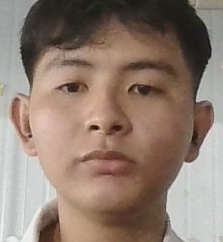
#> input picture database_pdt/System.db-x-face_images-1-face_data.jpg, 223 x 242 px, given in place of the camera
$ python pdt_QR.py   (older library calls are emulated)
#> lines starting #> are read from the running program, lines starting #| are printed output that depends on the picture; after the words box and inside, x2 and y2 are one past the last pixel; in counts of white or black regions, pixels touching at a corner belong together
### database_pdt/database.py
import sqlite3
from pathlib import Path

import cv2
import numpy as np

DB_PATH = Path(__file__).resolve().parent / "System.db"


def connect() -> sqlite3.Connection:
    conn = sqlite3.connect(DB_PATH, timeout=10)
    conn.row_factory = sqlite3.Row
    conn.execute("PRAGMA foreign_keys = ON")
    return conn


def sql_name(name: str) -> str:
    return '"' + name.replace('"', '""') + '"'


def table_columns(conn: sqlite3.Connection, table: str) -> set[str]:
    rows = conn.execute(f"PRAGMA table_info({sql_name(table)})").fetchall()
    return {row["name"] for row in rows}


# [30 lines left out: functions unique_legacy_table, create_face_images_table, not called in this run]


def ensure_face_images_schema(conn: sqlite3.Connection) -> None:
    columns = table_columns(conn, "face_images")
    required = {"student_id", "front_image", "left_image", "right_image"}
    if not columns or required.issubset(columns):
        return

    legacy_table = unique_legacy_table(conn, "face_images_legacy")
    conn.execute(
        f"ALTER TABLE {sql_name('face_images')} RENAME TO {sql_name(legacy_table)}"
    )
    create_face_images_table(conn)

    if {"person_id", "face_data"}.issubset(columns):
        legacy = sql_name(legacy_table)
        conn.execute(
            f"""
            INSERT OR IGNORE INTO profiles(student_id, full_name)
            SELECT UPPER(TRIM(person_id)), UPPER(TRIM(person_id))
            FROM {legacy}
            WHERE person_id IS NOT NULL
              AND TRIM(person_id) != ''
            """
        )
        conn.execute(
            f"""
            INSERT OR IGNORE INTO face_images(
                student_id, front_image, left_image, right_image,
                source, updated_at, created_at
            )
            SELECT
                UPPER(TRIM(person_id)),
                face_data,
                COALESCE(face_data_left, face_data),
                COALESCE(face_data_right, face_data),
                'legacy',
                COALESCE(updated_at, datetime('now', 'localtime')),
                COALESCE(created_at, datetime('now', 'localtime'))
            FROM {legacy}
            WHERE person_id IS NOT NULL
              AND TRIM(person_id) != ''
              AND face_data IS NOT NULL
            """
        )
        conn.execute(
            f"""
            INSERT OR IGNORE INTO processed_faces(
                student_id, front_processed, left_processed, right_processed,
                processing_status
            )
            SELECT
                UPPER(TRIM(person_id)),
                face_data,
                COALESCE(face_data_left, face_data),
                COALESCE(face_data_right, face_data),
                'legacy'
            FROM {legacy}
            WHERE person_id IS NOT NULL
              AND TRIM(person_id) != ''
              AND face_data IS NOT NULL
            """
        )


def init_database() -> None:
    with connect() as conn:
        conn.executescript(
            """
            CREATE TABLE IF NOT EXISTS profiles (
                student_id TEXT PRIMARY KEY,
                full_name TEXT NOT NULL,
                dob TEXT DEFAULT '',
                faculty TEXT DEFAULT '',
                email TEXT DEFAULT '',
                registered_at TEXT DEFAULT '',
                updated_at TEXT DEFAULT (datetime('now', 'localtime')),
                created_at TEXT DEFAULT (datetime('now', 'localtime'))
            );

            CREATE TABLE IF NOT EXISTS face_images (
                student_id TEXT PRIMARY KEY,
                front_image BLOB NOT NULL,
                left_image BLOB NOT NULL,
                right_image BLOB NOT NULL,
                source TEXT NOT NULL DEFAULT 'camera',
                updated_at TEXT DEFAULT (datetime('now', 'localtime')),
                created_at TEXT DEFAULT (datetime('now', 'localtime')),
                FOREIGN KEY(student_id) REFERENCES profiles(student_id) ON DELETE CASCADE
            );

            CREATE TABLE IF NOT EXISTS processed_faces (
                student_id TEXT PRIMARY KEY,
                front_processed BLOB NOT NULL,
                left_processed BLOB NOT NULL,
                right_processed BLOB NOT NULL,
                processing_status TEXT NOT NULL DEFAULT 'ready',
                processed_at TEXT DEFAULT (datetime('now', 'localtime')),
                FOREIGN KEY(student_id) REFERENCES profiles(student_id) ON DELETE CASCADE
            );
            """
        )
        ensure_face_images_schema(conn)


# [25 lines left out: functions add_person, get_person, not called in this run]


def person_exists(person_id: str) -> bool:
    return get_person(person_id) is not None


# [82 lines left out: functions encode_jpeg, process_face, save_face, get_face, not called in this run]

### database_pdt/pdt_QR.py
import os
import random
import re
from collections import Counter, deque
from typing import Optional

import cv2
import numpy as np
from pyzbar import pyzbar

import database

CARD_SIZE = (480, 300)
FINGERPRINT_SIZE = (32, 20)
QR_CONFIRM_FRAMES = 2
CARD_CONFIRM_FRAMES = 4
MIN_CARD_SCORE = 45
SCAN_INTERVAL = 2

TRUE_VALUES = {
    "1",
    "true",
    "yes",
    "on",
}
ALWAYS_PASS = os.getenv("SMARTFACE_ALWAYS_PASS", "1").strip().lower() in TRUE_VALUES
DEMO_QR_VALUE = os.getenv("SMARTFACE_DEMO_QR_VALUE", "DEMO_QR_PASS")


def trusted_demo_confidence() -> float:
    return round(random.uniform(80.0, 100.0), 1)


# [31 lines left out: functions order_points, warp_card, card_fingerprint, not called in this run]


def pack_fingerprint(vector: np.ndarray) -> bytes:
    return np.asarray(vector, dtype=np.float32).reshape(-1).tobytes()


# [41 lines left out: functions unpack_fingerprint, compare_fingerprints, extract_student_id, not called in this run]


def detect_card_quad(frame: np.ndarray) -> tuple[Optional[np.ndarray], float]:
    height, width = frame.shape[:2]
    frame_area = float(width * height)
    gray = cv2.cvtColor(frame, cv2.COLOR_BGR2GRAY)
    blurred = cv2.GaussianBlur(gray, (5, 5), 0)
    edges = cv2.Canny(blurred, 40, 130)
    kernel = cv2.getStructuringElement(cv2.MORPH_RECT, (5, 5))
    edges = cv2.morphologyEx(edges, cv2.MORPH_CLOSE, kernel, iterations=2)

    contours, _ = cv2.findContours(edges, cv2.RETR_EXTERNAL, cv2.CHAIN_APPROX_SIMPLE)
    contours = sorted(contours, key=cv2.contourArea, reverse=True)[:12]
    best_quad = None
    best_score = 0.0

    for contour in contours:
        area = cv2.contourArea(contour)
        if area < frame_area * 0.07:
            continue

        perimeter = cv2.arcLength(contour, True)
        approx = cv2.approxPolyDP(contour, 0.025 * perimeter, True)
        if len(approx) == 4:
            quad = approx.reshape(4, 2)
        else:
            rect = cv2.minAreaRect(contour)
            quad = cv2.boxPoints(rect)

        ordered = order_points(quad)
        top_width = np.linalg.norm(ordered[1] - ordered[0])
        bottom_width = np.linalg.norm(ordered[2] - ordered[3])
        left_height = np.linalg.norm(ordered[3] - ordered[0])
        right_height = np.linalg.norm(ordered[2] - ordered[1])
        avg_width = (top_width + bottom_width) / 2.0
        avg_height = (left_height + right_height) / 2.0
        if avg_height <= 1:
            continue

        aspect = avg_width / avg_height
        if aspect < 1.15 or aspect > 2.2:
            continue

        quad_area = cv2.contourArea(ordered.astype(np.float32).reshape(-1, 1, 2))
        rectangularity = min(area / max(quad_area, 1.0), 1.0)
        aspect_score = 1.0 - min(abs(aspect - 1.6) / 0.8, 1.0)
        area_score = min(area / (frame_area * 0.45), 1.0)
        score = 100.0 * (0.50 * area_score + 0.30 * aspect_score + 0.20 * rectangularity)
        if score > best_score:
            best_score = score
            best_quad = ordered

    return best_quad, float(round(float(best_score), 1))


# [12 lines left out: function card_quality, not called in this run]


def image_variants(image: np.ndarray) -> list[np.ndarray]:
    gray = image if image.ndim == 2 else cv2.cvtColor(image, cv2.COLOR_BGR2GRAY)
    clahe = cv2.createCLAHE(clipLimit=2.0, tileGridSize=(8, 8))
    enhanced = clahe.apply(gray)
    kernel = np.array([[0, -1, 0], [-1, 5, -1], [0, -1, 0]])
    sharpened = cv2.filter2D(enhanced, -1, kernel)
    _, thresh = cv2.threshold(enhanced, 0, 255, cv2.THRESH_BINARY + cv2.THRESH_OTSU)
    return [image, gray, enhanced, sharpened, thresh]


def decode_qr(image: np.ndarray, detector: cv2.QRCodeDetector) -> str:
    symbols = getattr(pyzbar, "ZBarSymbol", None)
    qr_symbols = [symbols.QRCODE] if symbols is not None else None

    variants = image_variants(image)
    for variant in variants:
        try:
            results = (
                pyzbar.decode(variant, symbols=qr_symbols)
                if qr_symbols
                else pyzbar.decode(variant)
            )
            if results:
                return results[0].data.decode("utf-8", errors="ignore").strip()
        except Exception:
            pass

    for variant in variants:
        try:
            value, _, _ = detector.detectAndDecode(variant)
            if value:
                return value.strip()
        except Exception:
            pass

    return ""


class QRScanner:
    """Detect a student card, decode QR, and keep a card pixel fingerprint."""

    def __init__(self):
        self.cv_detector = cv2.QRCodeDetector()
        self.reset()

    def reset(self) -> None:
        self.completed = False
        self.value = ""
        self.message = "Dua the sinh vien vao khung camera"
        self.error = ""
        self.card_detected = False
        self.card_score = 0.0
        self.card_stable_frames = 0
        self.qr_history: deque[str] = deque(maxlen=5)
        self.card_image: Optional[np.ndarray] = None
        self.card_fingerprint: Optional[np.ndarray] = None
        self.last_quad: Optional[np.ndarray] = None
        self.frame_index = 0

    def process_frame(self, frame: np.ndarray) -> np.ndarray:
        display = frame.copy()
        value = ""
        self.frame_index += 1

        should_scan = (
            not self.completed
            and self.frame_index % SCAN_INTERVAL == 1
        )

        if should_scan:
            quad, contour_score = detect_card_quad(frame)
            self.card_detected = quad is not None
            if quad is not None:
                self.last_quad = quad.copy()
                card = warp_card(frame, quad)
                self.card_score = (
                    trusted_demo_confidence()
                    if ALWAYS_PASS
                    else card_quality(card, contour_score)
                )
                if ALWAYS_PASS or self.card_score >= MIN_CARD_SCORE:
                    self.card_stable_frames += 1
                    self.card_image = card.copy()
                    self.card_fingerprint = card_fingerprint(card)
                else:
                    self.card_stable_frames = 0

                value = decode_qr(card, self.cv_detector)
            else:
                self.last_quad = None
                self.card_score = 0.0
                self.card_stable_frames = 0

            if not value:
                value = decode_qr(frame, self.cv_detector)

        if self.last_quad is not None:
            polygon = self.last_quad.astype(int).reshape(-1, 2)
            color = (
                (0, 255, 120)
                if self.card_score >= MIN_CARD_SCORE
                else (0, 180, 255)
            )
            cv2.polylines(display, [polygon], True, color, 3)

        if value:
            self.qr_history.append(value)
            candidate, count = Counter(self.qr_history).most_common(1)[0]
            if count >= QR_CONFIRM_FRAMES and not self.completed:
                self.value = candidate
                self.completed = True
                self.message = f"Da quet QR: {candidate}"
        elif (
            not self.completed
            and self.card_image is not None
            and self.card_stable_frames >= CARD_CONFIRM_FRAMES
        ):
            if ALWAYS_PASS and not self.value:
                self.value = DEMO_QR_VALUE
            self.completed = True
            self.message = "The sinh vien hop le"

        if not self.completed:
            if not self.card_detected:
                self.message = "Can thay ro 4 goc the sinh vien"
            elif self.card_score < MIN_CARD_SCORE:
                self.message = "Giu the sang hon, net hon va lon hon trong khung"
            else:
                self.message = "Giu yen the de he thong phan tich"

        self._draw_hud(display)
        return display

    # [56 lines left out: functions _draw_hud, status, scan_result, not called in this run]


def main() -> None:
    database.init_database()
    scanner = QRScanner()
    camera = cv2.VideoCapture(0, cv2.CAP_DSHOW)
    if not camera.isOpened():
        print("Khong mo duoc camera.")
        return

    try:
        while not scanner.completed:
            ok, frame = camera.read()
#> frame is the input picture: shape (242, 223, 3); mean B, G, R 112.9, 125, 143.9
            if not ok:
                print("Khong doc duoc frame camera.")
                break
            cv2.imshow("SmartFace QR", scanner.process_frame(frame))
#> in detect_card_quad, `gray = cv2.cvtColor(frame, cv2.COLOR_BGR2GRAY)`:
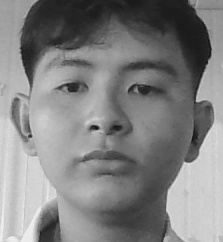
#> gray: shape (242, 223); min 16, max 241, mean 129.3
#> in detect_card_quad, `edges = cv2.Canny(blurred, 40, 130)`:
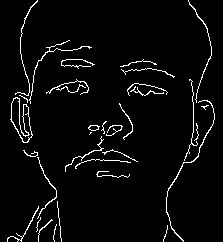
#> edges: shape (242, 223); 3.9% white in thin lines or dots
#> in detect_card_quad, `edges = cv2.morphologyEx(edges, cv2.MORPH_CLOSE, kernel, iterations=2)`:
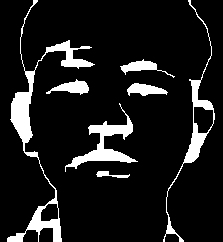
#> edges: shape (242, 223); 10.8% white; 7 white regions
#> in detect_card_quad, `contours, _ = cv2.findContours(edges, cv2.RETR_EXTERNAL, cv2.CHAIN_APP..`: contours = 7 contours; box (x1, y1, x2, y2) and area: (7, 0, 95, 242) 2246, (163, 0, 215, 242) 1216, (65, 103, 138, 172) 1010, (46, 79, 89, 95) 294, (127, 83, 168, 96) 282, (120, 59, 175, 78) 266, (96, 171, 130, 178) 78
#> the loop in detect_card_quad, `for contour in contours:` made 7 passes
#> area on passes 1 to 7: 2245.5, 1215.5, 1009.5, 294, 282.5, 266.5, 78
#> after the loop in detect_card_quad, `for contour in contours:`: best_score = 0
#> in process_frame, `self.card_detected = quad is not None`: self.card_detected = False
#> in image_variants, `enhanced = clahe.apply(gray)`:
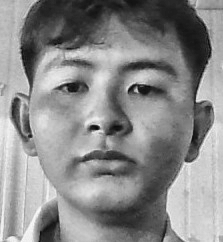
#> enhanced: shape (242, 223); min 9, max 250, mean 138.2
#> in image_variants, `sharpened = cv2.filter2D(enhanced, -1, kernel)`:
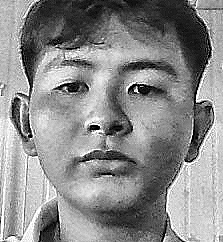
#> sharpened: shape (242, 223); min 0, max 255, mean 138.1
#> in image_variants, `_, thresh = cv2.threshold(enhanced, 0, 255, cv2.THRESH_BINARY + cv2.TH..`:
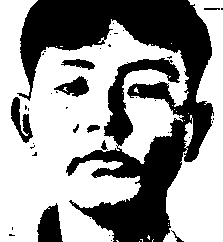
#> thresh: shape (242, 223); 60% white; 39 black regions (29 under 20 px), largest, box (x1, y1, x2, y2) and area: (17, 0, 214, 242) 19551, (37, 203, 63, 242) 707, (11, 97, 33, 143) 456
#> in decode_qr, `variants = image_variants(image)`: variants = 5 items
#> the loop in decode_qr, `for variant in variants:` made 1 pass
#> (the call stopped at in decode_qr, `results = ( pyzbar.decode(variant, symbols=qr_symbols) if qr_symbols e..`: pyzbar is not available in this run)
            if cv2.waitKey(1) & 0xFF == ord("q"):
#> (key q is pressed here)
                break
    finally:
        if scanner.value:
            student_id = extract_student_id(scanner.value)
            if student_id and not database.person_exists(student_id):
                database.add_person(student_id, student_id)
            print(f"QR: {scanner.value}")
        camera.release()
        cv2.destroyAllWindows()


if __name__ == "__main__":
    main()

$ run again, on database_pdt/System.db-x-person_id-1-face_embedding.jpg
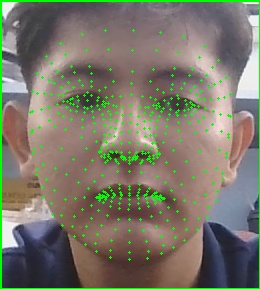
#> input picture database_pdt/System.db-x-person_id-1-face_embedding.jpg, 260 x 289 px, given in place of the camera
#> in main, frame is the input picture: shape (289, 260, 3); mean B, G, R 105, 119, 122.8
#> in detect_card_quad, `edges = cv2.morphologyEx(edges, cv2.MORPH_CLOSE, kernel, iterations=2)`:
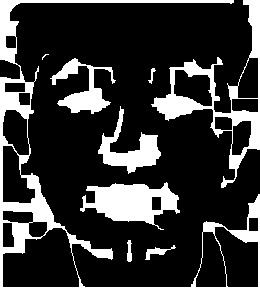
#> edges: shape (289, 260); 21% white; 9 white regions (1 under 20 px)
#> contours = 9 contours, 1 with area under 20; largest, box (x1, y1, x2, y2) and area: (0, 0, 260, 289) 15271, (151, 0, 260, 188) 5713, (80, 182, 180, 230) 2559, (98, 106, 161, 174) 1316, (50, 58, 116, 114) 1177, (145, 245, 176, 260) 110, (127, 240, 132, 262) 61, (148, 68, 156, 84) 25
#> the loop in detect_card_quad, `for contour in contours:` made 9 passes
#> (area, perimeter, rect, ordered, top_width) on pass 1: (15271, 1911.4, ((129.5, 144), (288, 259), -90), [[3.05e-05, 0], [259, 0], [259, 288], [3.05e-05, 288]], 259)
#> after the loop in detect_card_quad, `for contour in contours:`: best_score = 30.02
#> in process_frame, `quad, contour_score = detect_card_quad(frame)`: quad = [[137.9, 96.46], [251.7, -7.97], [337.3, 85.34], [223.5, 189.8]]; contour_score = 30
#> self.card_detected = True
#> self.last_quad has the same summary as quad
#> src has the same summary as quad in process_frame
#> matrix = [[2.28, -2.1, -112.8], [1.6, 1.74, -387.9], [-2.73e-19, 1.52e-18, 1]]
#> self.card_score = 96.9
#> in card_fingerprint, `vector = gray.astype(np.float32).reshape(-1)`: vector = 640 values, max 255 at index 124, min 0 at index 127, mean 92.48
#> in card_fingerprint, `vector -= float(vector.mean())`: vector = 640 values, max 162.5 at index 124, min -92.48 at index 127, mean -1.53e-06
#> in card_fingerprint, `vector /= float(vector.std() + 1e-6)`: vector = 640 values, max 1.91 at index 124, min -1.09 at index 127, mean -2.38e-08
#> self.card_fingerprint has the same summary as vector in card_fingerprint
#> in image_variants, `_, thresh = cv2.threshold(enhanced, 0, 255, cv2.THRESH_BINARY + cv2.TH..`:
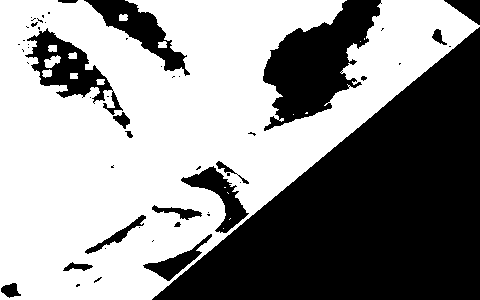
#> thresh: shape (300, 480); 56.6% white; 54 black regions (36 under 20 px), largest, box (x1, y1, x2, y2) and area: (152, 27, 480, 300) 45018, (263, 0, 382, 131) 7689, (25, 28, 123, 115) 2812
#> variants = 5 items
#> the loop in decode_qr, `for variant in variants:` made 1 pass
